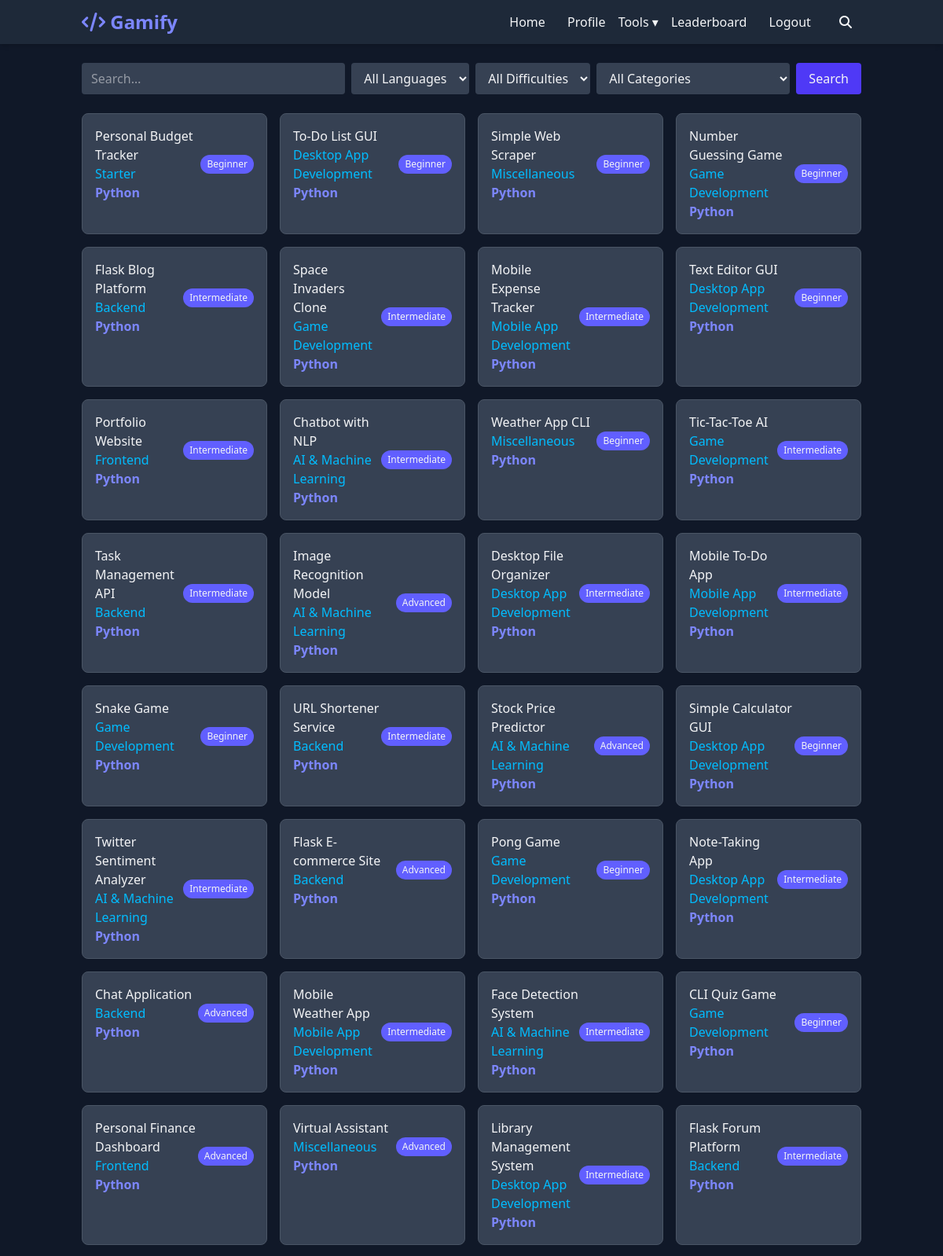
Screenshot of /search/ (signed in, upper part) with the database file from the repository.
### main/models.py (models this page shows, shortened)
class Project(models.Model):
    DIFFICULTY_CHOICES = (
        ('beginner', 'Beginner'),
        ('intermediate', 'Intermediate'),
        ('advanced', 'Advanced'),
    )
    FIELD_CHOICES = (
        ('backend', 'Backend'),
        ('game_dev', 'Game Development'),
        ('mobile_app', 'Mobile App Development'),
        ('desktop_app', 'Desktop App Development'),
        ('frontend', 'Frontend'),
        ('misc', 'Miscellaneous'),
        ('starter', 'Starter'),
        ('ai_ml', 'AI & Machine Learning'),
    )
    title = models.CharField(max_length=300)
    description = models.TextField()
    programming_language = models.CharField(max_length=50)
    difficulty = models.CharField(max_length=20, choices=DIFFICULTY_CHOICES)
    field = models.CharField(max_length=20, choices=FIELD_CHOICES)
    created_at = models.DateTimeField(auto_now_add=True)

### main/views.py (the view)
# urls.py: path("search/", views.search_results, name="search_results"),
@login_required(login_url="/auth/login/")
def search_results(request):
    query = request.GET.get("query", "")
    language = request.GET.get("lang", "")
    difficulty: str = request.GET.get("difficulty", "")
    category = request.GET.get("category", "")
    page_number = request.GET.get("page")
    projects = Project.objects.all()
    if query:
        projects = projects.filter(title__icontains=query)
    if language:
        projects = projects.filter(programming_language=language)
    if difficulty:
        projects = projects.filter(difficulty=difficulty.title())
    if category:
        projects = projects.filter(field=category)
    paginator = Paginator(projects, 52)  # Show 52 projects per page
    page_obj = paginator.get_page(page_number)
    completed_ids = CompletedProject.objects.filter(user=request.user).values_list('project_id', flat=True)
    context = {
        "page_obj": page_obj,
        "query": query,
        "language": language,
        "difficulty": difficulty,
        "category": category,
        "languages": Project.objects.values_list('programming_language', flat=True).distinct(),
        "completed_ids": set(completed_ids),
        "project": Project,  # for DIFFICULTY_CHOICES etc.
    }
    return render(request, "search_results.html", context)

### main/templates/search_results.html (shortened to what this page needs)
{% extends "base.html" %}
{% block content %}
<div class="mb-6">
  <form action="{% url 'search_results' %}" method="get" class="flex flex-wrap gap-2">
    <input type="text" name="query" placeholder="Search…" value="{{ query }}"
           class="flex-1 px-3 py-2 bg-gray-700 rounded focus:outline-none focus:ring-2 focus:ring-indigo-500">
    <select name="lang" class="px-3 py-2 bg-gray-700 rounded">
      <option value="">All Languages</option>
    </select>
    <select name="difficulty" class="px-3 py-2 bg-gray-700 rounded">
      <option value="">All Difficulties</option>
    </select>
    <select name="category" class="px-3 py-2 bg-gray-700 rounded">
      <option value="">All Categories</option>
    </select>
    <button type="submit" class="px-4 py-2 bg-indigo-600 rounded hover:bg-indigo-500">
      Search
    </button>
  </form>
</div>
{% if page_obj %}
<div class="grid grid-cols-1 sm:grid-cols-2 md:grid-cols-3 lg:grid-cols-4 gap-4">
  {% for project in page_obj %}
    <div class="p-4 rounded-lg border
      {% if project.id in completed_ids %}
        bg-green-600 border-green-400
      {% else %}
        bg-gray-700 hover:bg-gray-600 border-gray-600
      {% endif %}
    ">
      <div class="flex justify-between items-center">
        <div class="flex flex-col">
          <a href="{% url 'project_detail' project.id %}" class="font-medium">
            {{ project.title }}
          </a>
          {% for code,label in project.FIELD_CHOICES %}
            {% if code == project.field %}
              <span class="text-sky-400">{{label}}</span>
            {% endif %}
          {% endfor %}
          <a class="font-bold text-indigo-400" href="{% url 'all_projects' language=project.programming_language %}">{{project.programming_language}}</a>
        </div>
        <span class="text-xs px-2 py-1 rounded-full bg-indigo-500">
          {{ project.get_difficulty_display }}
        </span>
      </div>
    </div>
  {% endfor %}
</div>
{% else %}
  <p>No matching projects found.</p>
{% endif %}
{% endblock %}

### main/templates/base.html (shortened to what this page needs)
<!DOCTYPE html>
<html lang="en" class="dark">
<head>
  <script src="https://cdn.jsdelivr.net/npm/@tailwindcss/browser@4"></script>
  <link
    rel="stylesheet"
    href="https://cdnjs.cloudflare.com/ajax/libs/font-awesome/6.7.2/css/all.min.css"
  />
</head>
<body class="bg-gray-900 text-gray-100 min-h-screen flex flex-col">
  <nav class="bg-gray-800 shadow-md">
    <div class="container mx-auto px-4 py-3 flex justify-between items-center">
      <a href="{% url 'all_languages' %}" class="text-2xl font-bold text-indigo-400">
        <i class="fas fa-code"></i> Gamify
      </a>
      <div>
        {% if user.is_authenticated %}
          <a href="{% url 'all_languages' %}" class="px-3 py-2 hover:bg-gray-700 rounded">Home</a>
          <a href="{% url 'profile' user.id %}" class="px-3 py-2 hover:bg-gray-700 rounded">Profile</a>
          <div class="relative group inline-block">
            <button class="hover:underline" id="tools">Tools ▾</button>
          </div>
          <a href="{% url 'leaderboard' %}" class="px-3 py-2 hover:bg-gray-700 rounded">Leaderboard</a>
          <a href="{% url 'logout' %}" class="px-3 py-2 hover:bg-gray-700 rounded">Logout</a>
          <a href="{% url 'search_results' %}" class="ml-2 px-3 py-2 hover:bg-gray-700 rounded">
            <i class="fas fa-search"></i>
          </a>
        {% else %}
          <a href="{% url 'login' %}" class="px-3 py-2 hover:bg-gray-700 rounded">Login</a>
          <a href="{% url 'register' %}" class="px-3 py-2 hover:bg-gray-700 rounded">Register</a>
        {% endif %}
      </div>
    </div>
  </nav>
  <main class="container mx-auto flex-1 px-4 py-6">
    {% block content %}{% endblock %}
  </main>
</body>
</html>

### rows the page displays
Project: title "Personal Budget Tracker", FIELD_CHOICES "Starter", programming_language "Python", difficulty "Beginner"
Project: title "To-Do List GUI", FIELD_CHOICES "Desktop App Development", programming_language "Python", difficulty "Beginner"
Project: title "Simple Web Scraper", FIELD_CHOICES "Miscellaneous", programming_language "Python", difficulty "Beginner"
Project: title "Number Guessing Game", FIELD_CHOICES "Game Development", programming_language "Python", difficulty "Beginner"
Project: title "Flask Blog Platform", FIELD_CHOICES "Backend", programming_language "Python", difficulty "Intermediate"
Project: title "Space Invaders Clone", FIELD_CHOICES "Game Development", programming_language "Python", difficulty "Intermediate"
Project: title "Mobile Expense Tracker", FIELD_CHOICES "Mobile App Development", programming_language "Python", difficulty "Intermediate"
Project: title "Text Editor GUI", FIELD_CHOICES "Desktop App Development", programming_language "Python", difficulty "Beginner"
Project: title "Portfolio Website", FIELD_CHOICES "Frontend", programming_language "Python", difficulty "Intermediate"
Project: title "Chatbot with NLP", FIELD_CHOICES "AI & Machine Learning", programming_language "Python", difficulty "Intermediate"
Project: title "Weather App CLI", FIELD_CHOICES "Miscellaneous", programming_language "Python", difficulty "Beginner"
Project: title "Tic-Tac-Toe AI", FIELD_CHOICES "Game Development", programming_language "Python", difficulty "Intermediate"
Project: title "Task Management API", FIELD_CHOICES "Backend", programming_language "Python", difficulty "Intermediate"
Project: title "Image Recognition Model", FIELD_CHOICES "AI & Machine Learning", programming_language "Python", difficulty "Advanced"
Project: title "Desktop File Organizer", FIELD_CHOICES "Desktop App Development", programming_language "Python", difficulty "Intermediate"
Project: title "Mobile To-Do App", FIELD_CHOICES "Mobile App Development", programming_language "Python", difficulty "Intermediate"
Project: title "Snake Game", FIELD_CHOICES "Game Development", programming_language "Python", difficulty "Beginner"
Project: title "URL Shortener Service", FIELD_CHOICES "Backend", programming_language "Python", difficulty "Intermediate"
Project: title "Stock Price Predictor", FIELD_CHOICES "AI & Machine Learning", programming_language "Python", difficulty "Advanced"
Project: title "Simple Calculator GUI", FIELD_CHOICES "Desktop App Development", programming_language "Python", difficulty "Beginner"
Project: title "Twitter Sentiment Analyzer", FIELD_CHOICES "AI & Machine Learning", programming_language "Python", difficulty "Intermediate"
Project: title "Flask E-commerce Site", FIELD_CHOICES "Backend", programming_language "Python", difficulty "Advanced"
Project: title "Pong Game", FIELD_CHOICES "Game Development", programming_language "Python", difficulty "Beginner"
Project: title "Note-Taking App", FIELD_CHOICES "Desktop App Development", programming_language "Python", difficulty "Intermediate"
Project: title "Chat Application", FIELD_CHOICES "Backend", programming_language "Python", difficulty "Advanced"
Project: title "Mobile Weather App", FIELD_CHOICES "Mobile App Development", programming_language "Python", difficulty "Intermediate"
Project: title "Face Detection System", FIELD_CHOICES "AI & Machine Learning", programming_language "Python", difficulty "Intermediate"
Project: title "CLI Quiz Game", FIELD_CHOICES "Game Development", programming_language "Python", difficulty "Beginner"
Project: title "Personal Finance Dashboard", FIELD_CHOICES "Frontend", programming_language "Python", difficulty "Advanced"
Project: title "Virtual Assistant", FIELD_CHOICES "Miscellaneous", programming_language "Python", difficulty "Advanced"
Project: title "Library Management System", FIELD_CHOICES "Desktop App Development", programming_language "Python", difficulty "Intermediate"
Project: title "Flask Forum Platform", FIELD_CHOICES "Backend", programming_language "Python", difficulty "Intermediate"
